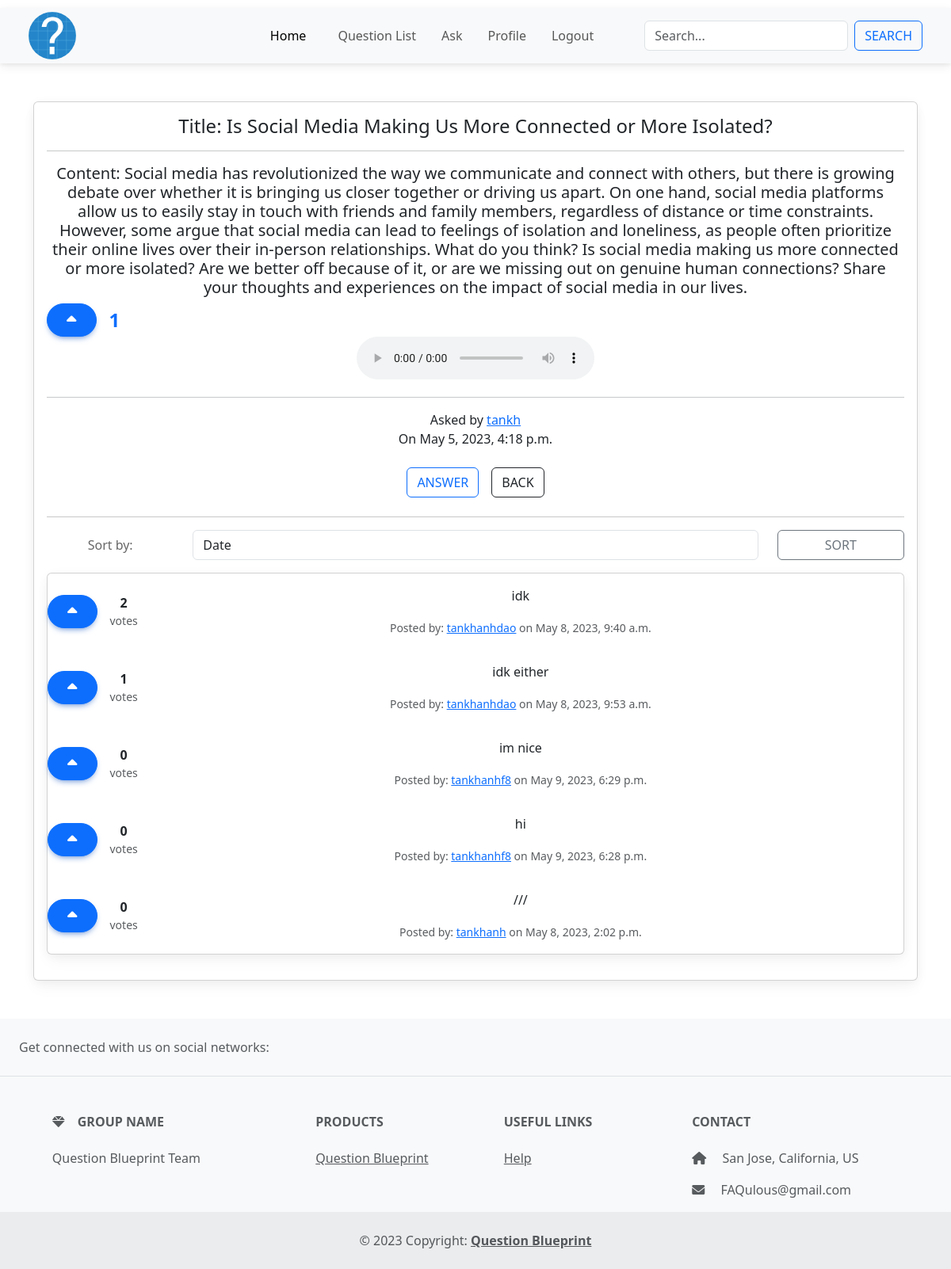
/question/82/ (signed in), run on the app's committed database.
### main_app/models.py (models this page shows, shortened)
class Question(models.Model):
    user = models.ForeignKey(User, on_delete=models.CASCADE)
    title = models.CharField(max_length=200, blank=False, null=False)
    content = models.TextField(max_length=20000, blank=False, null=False)
    tag = TaggableManager(blank=True)
    upvote_num = models.IntegerField(default=0)
    created_date = models.DateTimeField(default=timezone.now)
    audio_file = models.FileField(upload_to='audio/', null=True, blank=True)

class Answer(models.Model):
    question = models.ForeignKey(Question, related_name="answer", on_delete=models.CASCADE)
    user = models.ForeignKey(User, on_delete=models.CASCADE)
    content = models.TextField(max_length=200)
    created_date = models.DateTimeField(default=timezone.now)
    upvote_num = models.IntegerField(default=0)

### main_app/views.py (the view)
# urls.py: path('question/<int:pk>/', views.QuestionDetailView.as_view(), name='question_detail_view'),
class QuestionDetailView(LoginRequiredMixin, DetailView):
    model = Question
    context_object_name = 'single_question'
    def get_context_data(self, **kwargs):
        context = super().get_context_data(**kwargs)
        answers = self.object.answer.all()
        sort_by = self.request.GET.get('sort', '-upvote_num')
        if sort_by == 'created_date':
            sorted_answers = answers.order_by('-created_date', '-upvote_num')
        else:
            sorted_answers = answers.order_by('-upvote_num', '-created_date')
        context['sorted_answers'] = sorted_answers
        cur_id = kwargs.get('object').id
        cur_question = Question.objects.get(id=cur_id)
        questions = Question.objects.exclude(id=cur_id)
        question_list = preprocess_questions(questions)
        sim_ques = similarity_check(cur_question, question_list)
        print(sim_ques)
        if sim_ques:
            sim_id = sim_ques[0]
            sim_question_title = Question.objects.get(id=sim_id).title
            context['sim_id'] = sim_id
            context['sim_quesiton_title'] = sim_question_title
        context['sim_ques'] = sim_ques
        return context

### main_app/funcs.py (called while the page is built)
def preprocess_questions(questions):
    preprocessed_questions = []
    for question in questions:
        preprocessed_question = {}
        preprocessed_question['id'] = question.id
        preprocessed_question['title'] = question.title
        preprocessed_question['content'] = question.content
        preprocessed_questions.append(preprocessed_question)
    return preprocessed_questions

### main_app/templates/main_app/question_detail.html (shortened to what this page needs)
{% extends "base_nav.html" %}{% load crispy_forms_tags %}  {% block content %}
<div class="container my-5">
  <div class="card">
    <div class="card-body text-center">
      <h4 class="card-title">Title: {{ single_question.title }}</h4>
      <hr />
      <h5>Content: {{ single_question.content }}</h5>
      <form method="POST" action="{% url 'main_app:upvote' single_question.id %}">
        <div class="d-flex align-items-center gap-3">
        <button type="submit" class="btn btn-primary rounded-pill px-4 py-2">
          <i class="fas fa-caret-up fa-lg"></i>
        </button>
          <div class="text-primary fw-bold fs-4">{{ single_question.upvote_num }}</div>
        </div>
      </form>
      <audio controls>
        <source src="{{ single_question.audio_file.url }}" type="audio/mpeg">
      </audio>
      <hr />
      <span
        >Asked by
        <a href="{% url 'profile_view' single_question.user.username %}"
          >{{single_question.user}}</a
        ></span
      >
      <p>On {{single_question.created_date}}</p>
      <div class="button-group">
        <a href="{% url 'main_app:answer_create_view' single_question.id %}"
          ><button class="btn btn-outline-primary m-2">Answer</button></a
        >
        <a href="{% url 'main_app:question_view' %}"
          ><button class="btn btn-outline-dark m-2">Back</button></a
        >
      </div>
      <hr />
      <div>
    {% if not sorted_answers %}
        <h5>No answer...</h5>
    {% else %}
        <div class="sort-by mb-3">
            <form method="GET">
                <div class="form-group row">
                    <label for="sort" class="col-sm-2 col-form-label">Sort by:</label>
                    <div class="col-sm-8">
                        <select class="form-control" id="sort" name="sort">
                            <option value="created_date" {% if request.GET.sort == 'created' %}selected{% endif %}>Date</option>
                        </select>
                    </div>
                    <div class="col-sm-2">
                        <button class="btn btn-outline-secondary btn-block" type="submit">Sort</button>
                    </div>
                </div>
            </form>
        </div>
<div class="card mb-3">
  {% for ans in sorted_answers %}
  <div class="d-flex justify-content-between align-items-center">
    <form method="POST" action="{% url 'main_app:upvote' single_question.id %}">
            <div class="d-flex align-items-center gap-3">
              <button type="submit" class="btn btn-primary rounded-pill px-4 py-2">
                <i class="fas fa-caret-up fa-lg"></i>
              </button>
              <div class="text-center">
                <div class="fw-bold">{{ ans.answer_vote.count }}</div>
                    <div class="text-muted small">votes</div>
                  </div>
            </div>
          </form>
        <div class="card-body">
          <p class="card-text text-center">{{ ans.content }}</p>
          <small class="text-muted">Posted by: <a href="{% url 'profile_view' ans.user.username %}">{{ ans.user.username }}</a> on {{ ans.created_date }}</small>
        </div>
    </div>
    {% endfor %}
  </div>
    {% endif %}
</div>
    </div>
  </div>
</div>
{% endblock content %}

### static/style.css (style rules this page uses)
.button-group { display: flex; flex-wrap: wrap; justify-content: center; }
button { padding: 10px; margin: 10px; font-size: 20px; border-radius: 40px; }

### data on the page
Question: title "Is Social Media Making Us More Connected or More Isolated?", content "Social media has revolutionized the way we communicate and connect with others, but there is growing debate over whether it is bringing us closer together or driving us apart. On one hand, social media platforms allow us to easily stay in touch with friends and family members, regardless of distance or time constraints. However, some argue that social media can lead to feelings of isolation and loneliness, as people often prioritize their online lives over their in-person relationships. What do you think? Is social media making us more connected or more isolated? Are we better off because of it, or are we missing out on genuine human connections? Share your thoughts and experiences on the…", upvote_num "1", user "tankh", created_date "May 5, 2023, 4:18 p.m."
Answer: answer_vote.count "2", content "idk", user.username "tankhanhdao", created_date "May 8, 2023, 9:40 a.m."
Answer: answer_vote.count "1", content "idk either", user.username "tankhanhdao", created_date "May 8, 2023, 9:53 a.m."
Answer: answer_vote.count "0", content "im nice", user.username "tankhanhf8", created_date "May 9, 2023, 6:29 p.m."
Answer: answer_vote.count "0", content "hi", user.username "tankhanhf8", created_date "May 9, 2023, 6:28 p.m."
Answer: answer_vote.count "0", content "///", user.username "tankhanh", created_date "May 8, 2023, 2:02 p.m."
